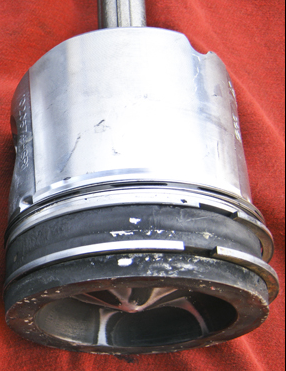
#> input picture image1.png, 286 x 371 px
$ python -i main.py   (imports and definitions only)
#> lines starting #> are read from the running program, lines starting #| are printed output that depends on the picture; after the words box and inside, x2 and y2 are one past the last pixel; in counts of white or black regions, pixels touching at a corner belong together
#> further down, picture is the input picture: shape (371, 286, 3); mean B, G, R 125.5, 125, 157.1
from flask import Flask,request,render_template

import cv2
import numpy as np


# [1 line not run here, left out]

def detect_damage_by_percentage(image):
  # Preprocess the image
  gray = cv2.cvtColor(image, cv2.COLOR_BGR2GRAY)
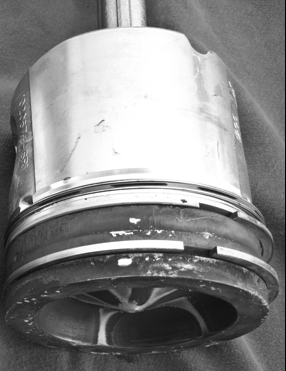
#> gray: shape (371, 286); min 0, max 255, mean 134.7
  blur = cv2.GaussianBlur(gray, (5, 5), 0)
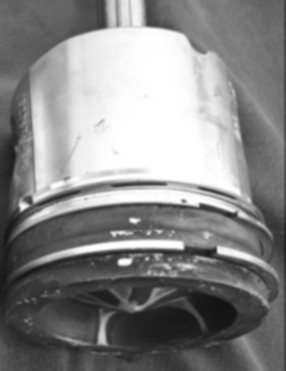
#> blur: shape (371, 286); min 19, max 255, mean 134.8

  # Apply thresholding to detect damaged regions
  _, thresh = cv2.threshold(blur, 100, 255, cv2.THRESH_BINARY_INV)
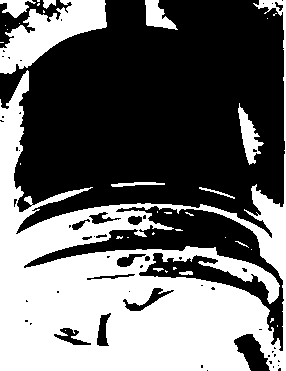
#> thresh: shape (371, 286); 42% white; 35 white regions (24 under 20 px)

  # Find contours of damaged regions
  contours, _ = cv2.findContours(thresh, cv2.RETR_EXTERNAL, cv2.CHAIN_APPROX_SIMPLE)
#> contours = 18 contours, 10 with area under 20; largest, box (x1, y1, x2, y2) and area: (0, 0, 286, 371) 47931, (0, 0, 107, 74) 3549, (238, 103, 264, 165) 582, (145, 0, 178, 30) 480, (0, 0, 36, 18) 288, (111, 182, 165, 187) 103, (43, 0, 56, 9) 58, (199, 187, 235, 199) 46
  damage_image = cv2.drawContours(image.copy(), contours, -1, (0, 0, 255), 2)
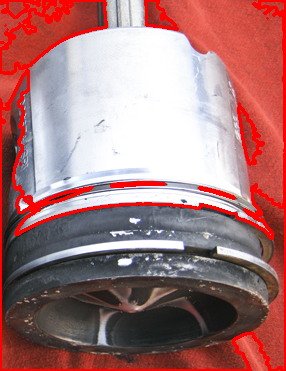
#> damage_image: shape (371, 286, 3); mean B, G, R 120.1, 119.5, 167.1

  cv2.imshow('Damage Detection', damage_image)

  # Calculate the total area of the damaged regions
  total_area = sum(cv2.contourArea(contour) for contour in contours)
#> total_area = 53044.5

  # Calculate the percentage of damage
  image_area = image.shape[0] * image.shape[1]
#> image_area = 106106
  damage_percentage = (total_area / image_area) * 100
#> damage_percentage = 49.99

  # cv2.waitKey(0)
  cv2.destroyAllWindows()

  return damage_percentage

# [3 lines that did not run here, left out]


# [10 lines that did not run here, left out]


# [2 lines not run here, left out]

>>> import cv2
>>> picture = cv2.imread('image1.png')
>>> result = detect_damage_by_percentage(picture)
#> result = 49.99
